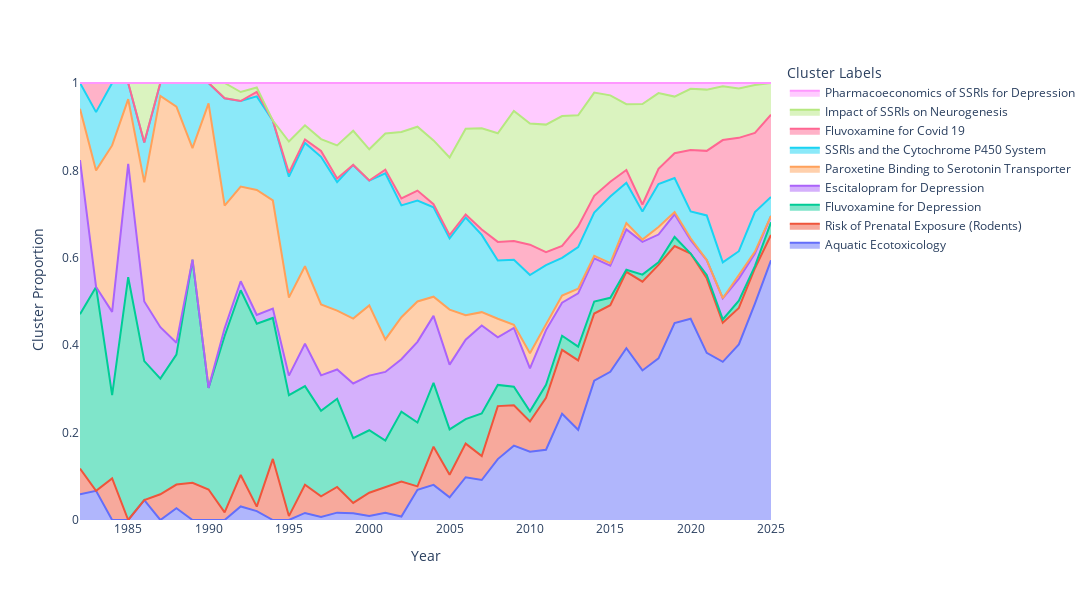

This figure's notebook cell:
### Code cell
# Plot with subset of clusters, normalized by subset

mp_subset = plotter.plot_proportions(
    cluster_subset_list=mp_keys_sub,
    figsize=(12, 6),
    title="Main Path Clusters Progression (Relative to All Selected Clusters)",
    # sort_clusters=True,
    show_buttons=True,
    proportions_total="subset",
    save=True,
    filename="../paper-output/mainpath_interactive_clusterprogression.html",
    color_palette=["#1f77b4", "#ff7f0e"],  # Custom colors
)

mp_subset

### Figure 1 — Plotly figure (JSON) as saved in the notebook; plotly's stock layout.template omitted (floating-point values rounded to 4 significant figures)
{"data": [{"fillpattern": {"shape": ""}, "hovertemplate": "<b>%{fullData.name}</b><br>Year: %{x}<br>Proportion: %{y:.2%}<extra></extra>", "legendgroup": "Aquatic Ecotoxicology", "line": {"color": "#636EFA"}, "marker": {"symbol": "circle"}, "mode": "lines", "name": "Aquatic Ecotoxicology", "orientation": "v", "showlegend": true, "stackgroup": "1", "type": "scatter", "x": [1982, 1983, 1984, 1985, 1986, 1987, 1988, 1989, 1990, 1991, 1992, 1993, 1994, 1995, 1996, 1997, 1998, 1999, 2000, 2001, 2002, 2003, 2004, 2005, 2006, 2007, 2008, 2009, 2010, 2011, 2012, 2013, 2014, 2015, 2016, 2017, 2018, 2019, 2020, 2021, 2022, 2023, 2024, 2025], "xaxis": "x", "y": [0.05882, 0.06667, 0.0, 0.0, 0.04545, 0.0, 0.02703, 0.0, 0.0, 0.0, 0.03093, 0.02041, 0.0, 0.0, 0.01613, 0.006757, 0.01681, 0.01562, 0.008929, 0.01653, 0.008, 0.06923, 0.08029, 0.05185, 0.0979, 0.09146, 0.1394, 0.1702, 0.1561, 0.1607, 0.2432, 0.2063, 0.3187, 0.339, 0.3932, 0.3422, 0.3699, 0.4508, 0.4605, 0.3826, 0.3619, 0.4017, 0.4952, 0.5942], "yaxis": "y"}, {"fillpattern": {"shape": ""}, "hovertemplate": "<b>%{fullData.name}</b><br>Year: %{x}<br>Proportion: %{y:.2%}<extra></extra>", "legendgroup": "Risk of Prenatal Exposure (Rodents)", "line": {"color": "#EF553B"}, "marker": {"symbol": "circle"}, "mode": "lines", "name": "Risk of Prenatal Exposure (Rodents)", "orientation": "v", "showlegend": true, "stackgroup": "1", "type": "scatter", "x": [1982, 1983, 1984, 1985, 1986, 1987, 1988, 1989, 1990, 1991, 1992, 1993, 1994, 1995, 1996, 1997, 1998, 1999, 2000, 2001, 2002, 2003, 2004, 2005, 2006, 2007, 2008, 2009, 2010, 2011, 2012, 2013, 2014, 2015, 2016, 2017, 2018, 2019, 2020, 2021, 2022, 2023, 2024, 2025], "xaxis": "x", "y": [0.05882, 0.0, 0.09524, 0.0, 0.0, 0.05882, 0.05405, 0.08511, 0.06977, 0.01754, 0.07216, 0.0102, 0.1398, 0.008929, 0.06452, 0.0473, 0.05882, 0.02344, 0.05357, 0.05785, 0.08, 0.007692, 0.08759, 0.05185, 0.07692, 0.05488, 0.1212, 0.0922, 0.06936, 0.119, 0.1459, 0.1587, 0.1538, 0.1525, 0.1748, 0.2032, 0.2139, 0.1762, 0.1491, 0.1705, 0.08955, 0.08368, 0.08095, 0.05797], "yaxis": "y"}, {"fillpattern": {"shape": ""}, "hovertemplate": "<b>%{fullData.name}</b><br>Year: %{x}<br>Proportion: %{y:.2%}<extra></extra>", "legendgroup": "Fluvoxamine for Depression", "line": {"color": "#00CC96"}, "marker": {"symbol": "circle"}, "mode": "lines", "name": "Fluvoxamine for Depression", "orientation": "v", "showlegend": true, "stackgroup": "1", "type": "scatter", "x": [1982, 1983, 1984, 1985, 1986, 1987, 1988, 1989, 1990, 1991, 1992, 1993, 1994, 1995, 1996, 1997, 1998, 1999, 2000, 2001, 2002, 2003, 2004, 2005, 2006, 2007, 2008, 2009, 2010, 2011, 2012, 2013, 2014, 2015, 2016, 2017, 2018, 2019, 2020, 2021, 2022, 2023, 2024, 2025], "xaxis": "x", "y": [0.3529, 0.4667, 0.1905, 0.5556, 0.3182, 0.2647, 0.2973, 0.5106, 0.2326, 0.4035, 0.4227, 0.4184, 0.3226, 0.2768, 0.2258, 0.1959, 0.2017, 0.1484, 0.1429, 0.1074, 0.16, 0.1462, 0.146, 0.1037, 0.05594, 0.09756, 0.04848, 0.04255, 0.02312, 0.02976, 0.03243, 0.03175, 0.02747, 0.01695, 0.004854, 0.01604, 0.00578, 0.02073, 0.0, 0.007576, 0.007463, 0.01674, 0.004762, 0.02899], "yaxis": "y"}, {"fillpattern": {"shape": ""}, "hovertemplate": "<b>%{fullData.name}</b><br>Year: %{x}<br>Proportion: %{y:.2%}<extra></extra>", "legendgroup": "Escitalopram for Depression", "line": {"color": "#AB63FA"}, "marker": {"symbol": "circle"}, "mode": "lines", "name": "Escitalopram for Depression", "orientation": "v", "showlegend": true, "stackgroup": "1", "type": "scatter", "x": [1982, 1983, 1984, 1985, 1986, 1987, 1988, 1989, 1990, 1991, 1992, 1993, 1994, 1995, 1996, 1997, 1998, 1999, 2000, 2001, 2002, 2003, 2004, 2005, 2006, 2007, 2008, 2009, 2010, 2011, 2012, 2013, 2014, 2015, 2016, 2017, 2018, 2019, 2020, 2021, 2022, 2023, 2024, 2025], "xaxis": "x", "y": [0.3529, 0.0, 0.1905, 0.2593, 0.1364, 0.1176, 0.02703, 0.0, 0.0, 0.01754, 0.02062, 0.02041, 0.02151, 0.04464, 0.09677, 0.08108, 0.06723, 0.125, 0.125, 0.157, 0.12, 0.1846, 0.1533, 0.1481, 0.1818, 0.2012, 0.1091, 0.1348, 0.09827, 0.125, 0.07568, 0.1217, 0.0989, 0.07345, 0.09223, 0.07487, 0.06358, 0.05181, 0.0307, 0.03409, 0.04851, 0.05021, 0.02857, 0.01449], "yaxis": "y"}, {"fillpattern": {"shape": ""}, "hovertemplate": "<b>%{fullData.name}</b><br>Year: %{x}<br>Proportion: %{y:.2%}<extra></extra>", "legendgroup": "Paroxetine Binding to Serotonin Transporter", "line": {"color": "#FFA15A"}, "marker": {"symbol": "circle"}, "mode": "lines", "name": "Paroxetine Binding to Serotonin Transporter", "orientation": "v", "showlegend": true, "stackgroup": "1", "type": "scatter", "x": [1982, 1983, 1984, 1985, 1986, 1987, 1988, 1989, 1990, 1991, 1992, 1993, 1994, 1995, 1996, 1997, 1998, 1999, 2000, 2001, 2002, 2003, 2004, 2005, 2006, 2007, 2008, 2009, 2010, 2011, 2012, 2013, 2014, 2015, 2016, 2017, 2018, 2019, 2020, 2021, 2022, 2023, 2024, 2025], "xaxis": "x", "y": [0.1176, 0.2667, 0.381, 0.1481, 0.2727, 0.5294, 0.5405, 0.2553, 0.6512, 0.2807, 0.2165, 0.2857, 0.2473, 0.1786, 0.1774, 0.1622, 0.1345, 0.1484, 0.1607, 0.07438, 0.096, 0.09231, 0.0438, 0.1259, 0.05594, 0.03049, 0.04242, 0.007092, 0.03468, 0.0119, 0.01622, 0.01058, 0.005495, 0.00565, 0.01456, 0.005348, 0.01734, 0.005181, 0.004386, 0.0, 0.0, 0.008368, 0.004762, 0.0], "yaxis": "y"}, {"fillpattern": {"shape": ""}, "hovertemplate": "<b>%{fullData.name}</b><br>Year: %{x}<br>Proportion: %{y:.2%}<extra></extra>", "legendgroup": "SSRIs and the Cytochrome P450 System", "line": {"color": "#19D3F3"}, "marker": {"symbol": "circle"}, "mode": "lines", "name": "SSRIs and the Cytochrome P450 System", "orientation": "v", "showlegend": true, "stackgroup": "1", "type": "scatter", "x": [1982, 1983, 1984, 1985, 1986, 1987, 1988, 1989, 1990, 1991, 1992, 1993, 1994, 1995, 1996, 1997, 1998, 1999, 2000, 2001, 2002, 2003, 2004, 2005, 2006, 2007, 2008, 2009, 2010, 2011, 2012, 2013, 2014, 2015, 2016, 2017, 2018, 2019, 2020, 2021, 2022, 2023, 2024, 2025], "xaxis": "x", "y": [0.05882, 0.1333, 0.1429, 0.03704, 0.09091, 0.02941, 0.05405, 0.1489, 0.04651, 0.2456, 0.1959, 0.2143, 0.1828, 0.2768, 0.2823, 0.3378, 0.2941, 0.3516, 0.2857, 0.3802, 0.256, 0.2308, 0.2044, 0.163, 0.2238, 0.1768, 0.1333, 0.1489, 0.1792, 0.1369, 0.08649, 0.09524, 0.0989, 0.1525, 0.09223, 0.06417, 0.09827, 0.07772, 0.0614, 0.1023, 0.08209, 0.05439, 0.09048, 0.04348], "yaxis": "y"}, {"fillpattern": {"shape": ""}, "hovertemplate": "<b>%{fullData.name}</b><br>Year: %{x}<br>Proportion: %{y:.2%}<extra></extra>", "legendgroup": "Fluvoxamine for Covid 19", "line": {"color": "#FF6692"}, "marker": {"symbol": "circle"}, "mode": "lines", "name": "Fluvoxamine for Covid 19", "orientation": "v", "showlegend": true, "stackgroup": "1", "type": "scatter", "x": [1982, 1983, 1984, 1985, 1986, 1987, 1988, 1989, 1990, 1991, 1992, 1993, 1994, 1995, 1996, 1997, 1998, 1999, 2000, 2001, 2002, 2003, 2004, 2005, 2006, 2007, 2008, 2009, 2010, 2011, 2012, 2013, 2014, 2015, 2016, 2017, 2018, 2019, 2020, 2021, 2022, 2023, 2024, 2025], "xaxis": "x", "y": [0.0, 0.06667, 0.0, 0.0, 0.0, 0.0, 0.0, 0.0, 0.0, 0.0, 0.0, 0.0102, 0.0, 0.008929, 0.008065, 0.01351, 0.008403, 0.0, 0.0, 0.008264, 0.016, 0.02308, 0.007299, 0.007407, 0.006993, 0.0122, 0.04242, 0.04255, 0.06936, 0.02976, 0.02703, 0.04762, 0.03846, 0.0339, 0.02913, 0.01604, 0.03468, 0.05699, 0.1404, 0.1477, 0.2799, 0.2594, 0.181, 0.1884], "yaxis": "y"}, {"fillpattern": {"shape": ""}, "hovertemplate": "<b>%{fullData.name}</b><br>Year: %{x}<br>Proportion: %{y:.2%}<extra></extra>", "legendgroup": "Impact of SSRIs on Neurogenesis", "line": {"color": "#B6E880"}, "marker": {"symbol": "circle"}, "mode": "lines", "name": "Impact of SSRIs on Neurogenesis", "orientation": "v", "showlegend": true, "stackgroup": "1", "type": "scatter", "x": [1982, 1983, 1984, 1985, 1986, 1987, 1988, 1989, 1990, 1991, 1992, 1993, 1994, 1995, 1996, 1997, 1998, 1999, 2000, 2001, 2002, 2003, 2004, 2005, 2006, 2007, 2008, 2009, 2010, 2011, 2012, 2013, 2014, 2015, 2016, 2017, 2018, 2019, 2020, 2021, 2022, 2023, 2024, 2025], "xaxis": "x", "y": [0.0, 0.0, 0.0, 0.0, 0.1364, 0.0, 0.0, 0.0, 0.0, 0.03509, 0.02062, 0.0102, 0.0, 0.07143, 0.03226, 0.02703, 0.07563, 0.07812, 0.07143, 0.08264, 0.152, 0.1462, 0.146, 0.1778, 0.1958, 0.2317, 0.2485, 0.2979, 0.2775, 0.2917, 0.2973, 0.254, 0.2363, 0.1977, 0.1505, 0.2299, 0.1734, 0.1295, 0.1404, 0.1402, 0.1231, 0.113, 0.1095, 0.07246], "yaxis": "y"}, {"fillpattern": {"shape": ""}, "hovertemplate": "<b>%{fullData.name}</b><br>Year: %{x}<br>Proportion: %{y:.2%}<extra></extra>", "legendgroup": "Pharmacoeconomics of SSRIs for Depression", "line": {"color": "#FF97FF"}, "marker": {"symbol": "circle"}, "mode": "lines", "name": "Pharmacoeconomics of SSRIs for Depression", "orientation": "v", "showlegend": true, "stackgroup": "1", "type": "scatter", "x": [1982, 1983, 1984, 1985, 1986, 1987, 1988, 1989, 1990, 1991, 1992, 1993, 1994, 1995, 1996, 1997, 1998, 1999, 2000, 2001, 2002, 2003, 2004, 2005, 2006, 2007, 2008, 2009, 2010, 2011, 2012, 2013, 2014, 2015, 2016, 2017, 2018, 2019, 2020, 2021, 2022, 2023, 2024, 2025], "xaxis": "x", "y": [0.0, 0.0, 0.0, 0.0, 0.0, 0.0, 0.0, 0.0, 0.0, 0.0, 0.02062, 0.0102, 0.08602, 0.1339, 0.09677, 0.1284, 0.1429, 0.1094, 0.1518, 0.1157, 0.112, 0.1, 0.1314, 0.1704, 0.1049, 0.1037, 0.1152, 0.06383, 0.09249, 0.09524, 0.07568, 0.07407, 0.02198, 0.02825, 0.04854, 0.04813, 0.02312, 0.03109, 0.01316, 0.01515, 0.007463, 0.01255, 0.004762, 0.0], "yaxis": "y"}], "layout": {"height": 600, "hovermode": "closest", "legend": {"font": {"size": 12}, "orientation": "v", "title": {"font": {"size": 14}, "text": "Cluster Labels"}, "tracegroupgap": 0, "traceorder": "reversed", "x": 1.02, "xanchor": "left", "y": 1, "yanchor": "top"}, "margin": {"r": 150, "t": 60}, "plot_bgcolor": "white", "title": {"font": {"size": 18}}, "width": 1200, "xaxis": {"anchor": "y", "domain": [0, 1], "title": {"font": {"size": 14}, "text": "Year"}}, "yaxis": {"anchor": "x", "domain": [0, 1], "tickformat": ".1*100", "title": {"font": {"size": 14}, "text": "Cluster Proportion"}}}}
